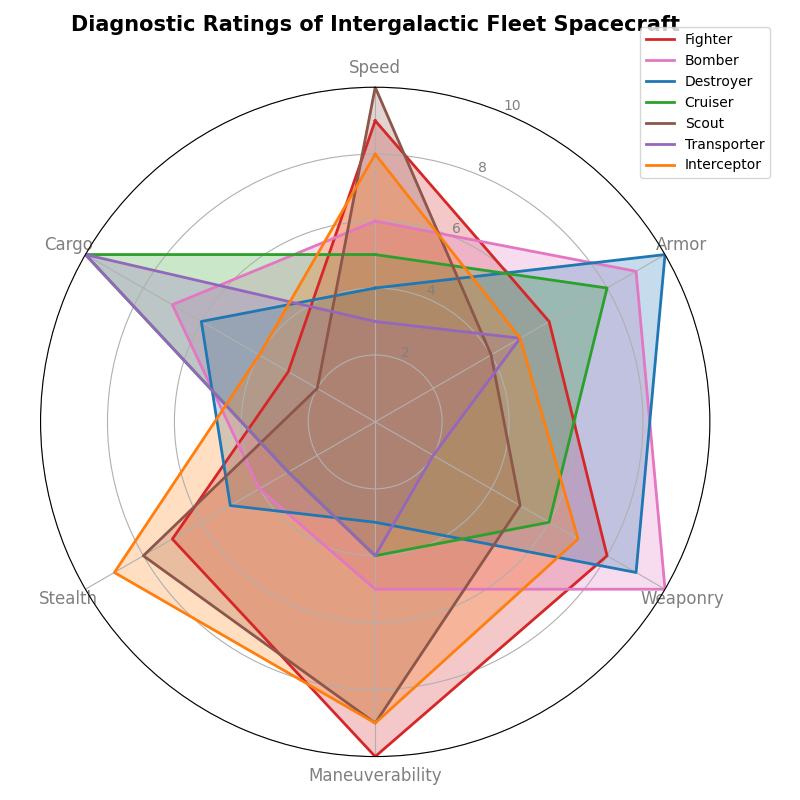

Python code for this plot:
import numpy as np
import matplotlib.pyplot as plt
from math import pi

spacecraft_types = ['Fighter', 'Bomber', 'Destroyer', 'Cruiser', 'Scout', 'Transporter', 'Interceptor']
attributes = ['Speed', 'Armor', 'Weaponry', 'Maneuverability', 'Stealth', 'Cargo']

spacecraft_data = {
    'Fighter': [9, 6, 8, 10, 7, 3],
    'Bomber': [6, 9, 10, 5, 4, 7],
    'Destroyer': [4, 10, 9, 3, 5, 6],
    'Cruiser': [5, 8, 6, 4, 3, 10],
    'Scout': [10, 4, 5, 9, 8, 2],
    'Transporter': [3, 5, 2, 4, 3, 10],
    'Interceptor': [8, 5, 7, 9, 9, 4]
}

num_attributes = len(attributes)
angles = np.linspace(0, 2 * pi, num_attributes, endpoint=False).tolist()
angles += angles[:1]

fig, ax = plt.subplots(figsize=(8, 8), subplot_kw=dict(polar=True))
ax.set_theta_offset(pi / 2)
ax.set_theta_direction(-1)
plt.xticks(angles[:-1], attributes, color='grey', size=12)

ax.set_rscale('linear')
plt.yticks([2, 4, 6, 8, 10], ["2", "4", "6", "8", "10"], color='grey', size=10)
plt.ylim(0, 10)

# Shuffle the colors manually
colors = ['#d62728', '#e377c2', '#1f77b4', '#2ca02c', '#8c564b', '#9467bd', '#ff7f0e']
for idx, (spacecraft, values) in enumerate(spacecraft_data.items()):
    values += values[:1]
    ax.plot(angles, values, linewidth=2, linestyle='solid', label=spacecraft, color=colors[idx])
    ax.fill(angles, values, color=colors[idx], alpha=0.25)

plt.title("Diagnostic Ratings of Intergalactic Fleet Spacecraft", size=15, fontweight='bold', pad=20)
plt.legend(loc='upper right', bbox_to_anchor=(1.1, 1.1), fontsize=10)
plt.tight_layout()
plt.show()
